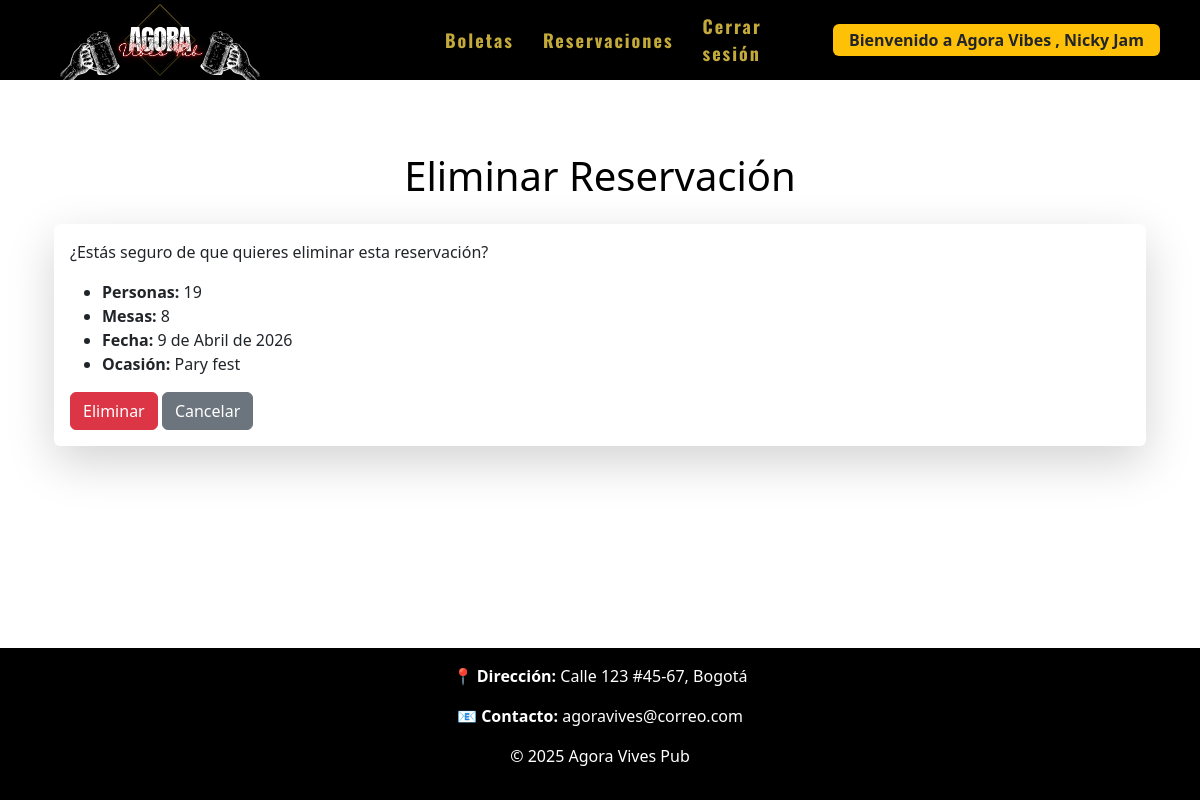
Page /reservacion/eliminar/9/ (signed in) on the committed database.
### LoginApp/models.py (models this page shows, shortened)
class Usuario(AbstractUser):
    username = None
    TIPOS = (
        (1, 'Administrador'),
        (2, 'Empleado'),
        (3, 'Cliente'),
    )
    numero_documento = models.IntegerField(unique=True, primary_key=True, verbose_name='Número de Documento')
    tipo = models.IntegerField(default=3, choices=TIPOS, verbose_name='Tipo')
    nombre_completo = models.CharField(max_length=50)
    correo = models.EmailField(max_length=30)
    is_active = models.BooleanField(default=True, verbose_name='Activo')
    is_superuser = models.BooleanField(default=False)
    objects = UsuarioManager()
    USERNAME_FIELD = 'numero_documento'
    REQUIRED_FIELDS = ['nombre_completo', 'correo', 'tipo']

### ReservacionApp/models.py (models this page shows, shortened)
class Reservacion(models.Model):
    user= models.ForeignKey(settings.AUTH_USER_MODEL, on_delete=models.CASCADE, verbose_name='Usuario')
    cantidad_personas= models.IntegerField(verbose_name='Cantidad de Personas')
    cantidad_mesas= models.IntegerField(verbose_name='Cantidad de Mesas')
    fecha_reservacion= models.DateField(verbose_name='Fecha de Reservación')
    ocasion= models.CharField(max_length=100, null=True, blank=True, verbose_name='Ocasión')

### ReservacionApp/views.py (the view)
# urls.py: path('eliminar/<int:id>/', views.eliminar_reserva, name='eliminar_reserva')
def eliminar_reserva(request, id):
    reservacion = get_object_or_404(models.Reservacion, id=id)
    if reservacion.user != request.user:
        return redirect("reservacion")
    if request.method == "POST":
        reservacion.delete()
        return redirect("reservacion")
    return render(request, "eliminar_reserva.html", {"reservacion": reservacion})

### ReservacionApp/templates/eliminar_reserva.html (shortened to what this page needs)
{% extends "base.html" %}
{% block content %}
<div class="container">
    <h1 class="text-center mt-5 mb-4">Eliminar Reservación</h1>
    <div class="card shadow-lg border-0">
        <div class="card-body">
            <p>¿Estás seguro de que quieres eliminar esta reservación?</p>
            <form method="POST">
<ul>
    <li><strong>Personas:</strong> {{ reservacion.cantidad_personas }}</li>
    <li><strong>Mesas:</strong> {{ reservacion.cantidad_mesas }}</li>
    <li><strong>Fecha:</strong> {{ reservacion.fecha_reservacion }}</li>
    <li><strong>Ocasión:</strong> {{ reservacion.ocasion }}</li>
</ul>
                <button type="submit" class="btn btn-danger">Eliminar</button>
                <a href="{% url 'reservacion' %}" class="btn btn-secondary">Cancelar</a>
            </form>
        </div>
    </div>
</div>
{% endblock %}

### AgoraVibesApp/templates/base.html (shortened to what this page needs)
<!DOCTYPE html>
<html lang="en">
<head>
  {% load static %}
  <link href="https://cdn.jsdelivr.net/npm/bootstrap@5.3.2/dist/css/bootstrap.min.css" rel="stylesheet">
  <link href="https://unpkg.com/aos@2.3.4/dist/aos.css" rel="stylesheet">
  <link href="https://fonts.bunny.net/css?family=Nunito" rel="stylesheet">
  <link rel="stylesheet" href="{% static '/css/miapp.css' %}">
</head>
<body class="d-flex flex-column min-vh-100">
  <header class="container-fluid">
    <div class="container d-flex justify-content-between align-items-center">
      <div class="logo">
        <a href="{% url 'inicio' %}">
          <img src="{% static 'img/logo1.svg' %}" alt="logo">
        </a>
      </div>
      <nav>
        <ul>
          {% if request.user.tipo == 3 %}
              <a href="{% url 'lista' %}">Boletas</a>
              <a href="{% url 'reservacion' %}">Reservaciones</a>
          {% endif %}
          {% if user.is_authenticated %}
            <li class="d-flex align-items-center gap-3">
              <a href="{% url 'cerrar_sesion' %}">Cerrar sesión</a>
              <span class="badge bg-warning text-dark fs-6 px-3 py-2 ">
                Bienvenido a Agora Vibes , {{ user.nombre_completo| title}}
              </span>
            </li>
          {% else %}
            <li><a href="{%url 'login'%}">Iniciar sesión</a></li>
            <li><a href="{%url 'registro'%}">Registrarse</a></li>
          {% endif %}
        </ul>
      </nav>
    </div>
  </header>
  <main class="py-4 container flex-fill">
    {% block content %}
    {% endblock%}
  </main>
  <footer class="footer">
    <p><strong>📍 Dirección:</strong> Calle 123 #45-67, Bogotá</p>
    <p><strong>📧 Contacto:</strong> agoravives@correo.com</p>
    <p>&copy; 2025 Agora Vives Pub</p>
  </footer>
</body>
</html>

### AgoraVibesApp/static/css/miapp.css (style rules this page uses)
body { background-color: #ffffff; color: #000; }
.logo img { height: 200px; object-fit: contain; width: auto; }
.logo { margin-left: 20px; }
.footer { background-color: #000; padding: 1rem; text-align: center; color: rgb(255, 255, 255); margin-top: 2rem; }
header { background: #000; padding: 1.5rem 0; color: white; height: 80px; display: flex; align-items: center; }
header .container { display: flex; align-items: center; justify-content: space-between; padding: 10px; gap: 130px; }
nav { margin-left: 50px; display: flex; }
nav a { font-family: 'Oswald', sans-serif; font-size: 18px; letter-spacing: 2px; color: #ffffff; opacity: 0.8; transition: all 0.3s ease; color: rgb(244, 213, 74); text-decoration: none; font-weight: bold; margin-left: 5px; position: relative; }
nav a::after { content: ""; position: absolute; width: 0; height: 2px; background: #c59d5f; left: 0; bottom: -5px; transition: 0.3s; }
nav ul { list-style: none; align-items: center; padding: 0; margin: 0; display: flex; gap: 1.5rem; }

### rows in the picture
Usuario: nombre_completo "Nicky Jam"
Reservacion: cantidad_personas "19", cantidad_mesas "8", fecha_reservacion "9 de Abril de 2026", ocasion "Pary fest"
